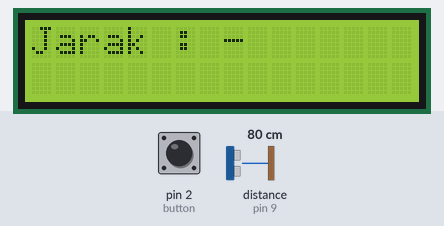
A sketch run on a simulated Arduino Uno, built with avr-gcc and run on an emulated ATmega328P. Shown: 16×2 character LCD. The inputs (shaded band) are chosen by the test bench; at power-on: pin 2 (button) HIGH, distance to the obstacle (sensor on pin 9) 80 cm. The echo pulse lasts 58.3 µs per cm; what the sketch prints to the serial monitor is not drawn.

Above: at 1.2 s.
1.3 s: pin 2 (button) pulled LOW for 0.15 s
At 2.1 s:
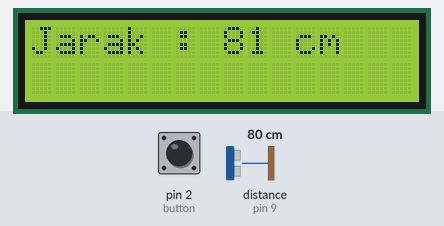
3.8 s: distance to the obstacle (sensor on pin 9) set to 2 cm
6.8 s: pin 2 (button) pulled LOW for 1 s
At 7.6 s:
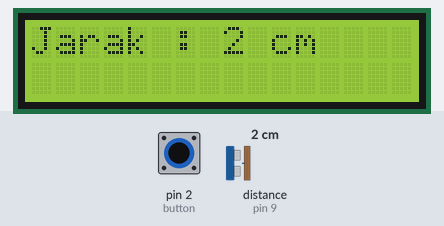
9.3 s: distance to the obstacle (sensor on pin 9) set to 18 cm
12.3 s: pin 2 (button) pulled LOW for 0.15 s
At 13.1 s:
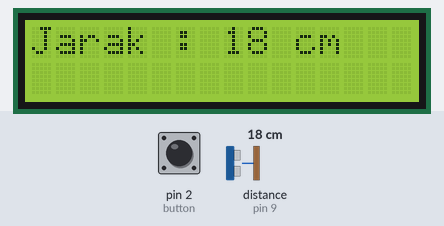
14.8 s: pin 2 (button) pulled LOW for 3.2 s
Timing chart, 0 to 17.8 s (numbered marks = the images above; inputs shaded):
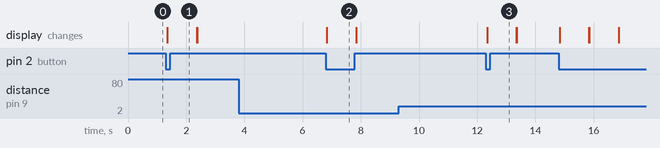

Measured:
- after the input at 1.3 s, the display: changes after 0.06 s (image 1)
- after the input at 3.8 s, every drawn part: stays the same
- after the input at 6.8 s, the display: changes at once (image 2)
- after the input at 9.3 s, every drawn part: stays the same
- after the input at 12.3 s, the display: changes at once (image 3)

The sketch:

Button_Ultrasonik.ino
```cpp
#include <NewPing.h>
#include <LiquidCrystal_I2C.h>
LiquidCrystal_I2C lcd(0x27, 16, 2);

#define button 2
#define trig 8
#define echo 9
#define maksimal 200

NewPing jarak(trig, echo, maksimal);

void setup() {
  Serial.begin(9600);
  lcd.init();
  lcd.backlight();
  pinMode(button, INPUT_PULLUP);
}

void loop() {
  bool buttonValue = digitalRead(button);
  int ultraValue = jarak.ping_cm();

  if (buttonValue == 0) {
    Serial.println("Button Ditekan");
    lcd.setCursor(0, 0);

    if(ultraValue == 0){
      lcd.print("  Out Of Range  ");
    }else {
      lcd.print("Jarak : " + (String)ultraValue + " cm");
    }

    delay(1000);
    lcd.clear();
  }else{
    Serial.println("Button Dilepas");
    lcd.setCursor(0, 0);
    lcd.print("Jarak : -");
  }

  Serial.print("Ping");
  Serial.print(ultraValue);
  Serial.println("cm");
}
```
